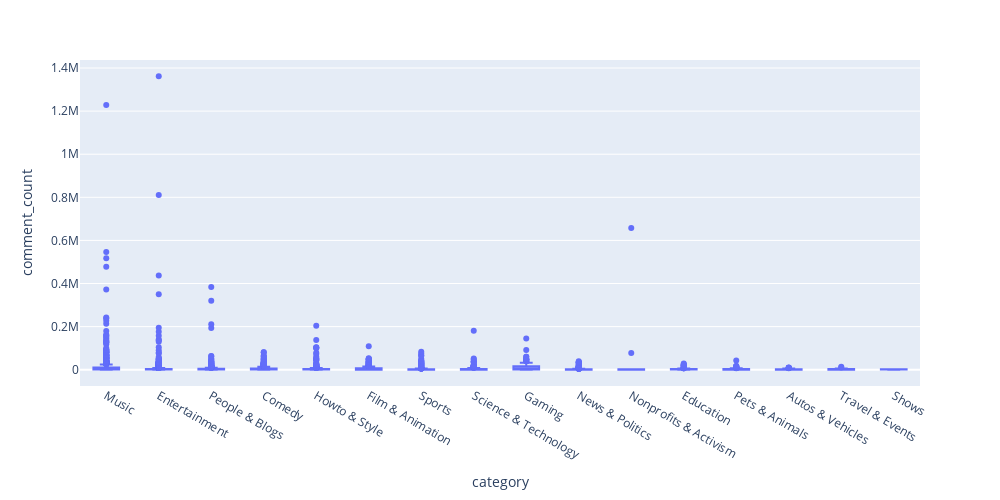

The cell this chart's notebook holds for it:
### Markdown cell above
- People like **music** and **entertainment**. Most of the videos under **Music** and **Entertainment** categories has more views than any other categories.


- Next to **Music** and **Entertainment,**  most of the videos under **Film & Animation** category produces more views
--------------------------------------------------------------------------------------------------------------------------

### Code cell
fig = px.box(df, x="category", y="comment_count",width=1000, height=500)
fig.update_traces(quartilemethod="exclusive") # or "inclusive", or "linear" by default
fig.update_layout(xaxis={'categoryorder':'total descending'}) # put boxplots in descending order based on values

fig.show()

### Figure 1 — Plotly figure (JSON) as saved in the notebook; plotly's stock layout.template omitted (floating-point values rounded to 4 significant figures; data arrays with more than 128 entries replaced by an {"elided": "..."} marker saying what was removed)
{"data": [{"alignmentgroup": "True", "hovertemplate": "category=%{x}<br>comment_count=%{y}<extra></extra>", "legendgroup": "", "marker": {"color": "#636efa"}, "name": "", "notched": false, "offsetgroup": "", "orientation": "v", "quartilemethod": "exclusive", "showlegend": false, "type": "box", "x": {"elided": "6325 str values"}, "x0": " ", "xaxis": "x", "y": {"elided": "6325 int values"}, "y0": " ", "yaxis": "y"}], "layout": {"boxmode": "group", "height": 500, "legend": {"tracegroupgap": 0}, "margin": {"t": 60}, "width": 1000, "xaxis": {"anchor": "y", "categoryorder": "total descending", "domain": [0, 1], "title": {"text": "category"}}, "yaxis": {"anchor": "x", "domain": [0, 1], "title": {"text": "comment_count"}}}}
